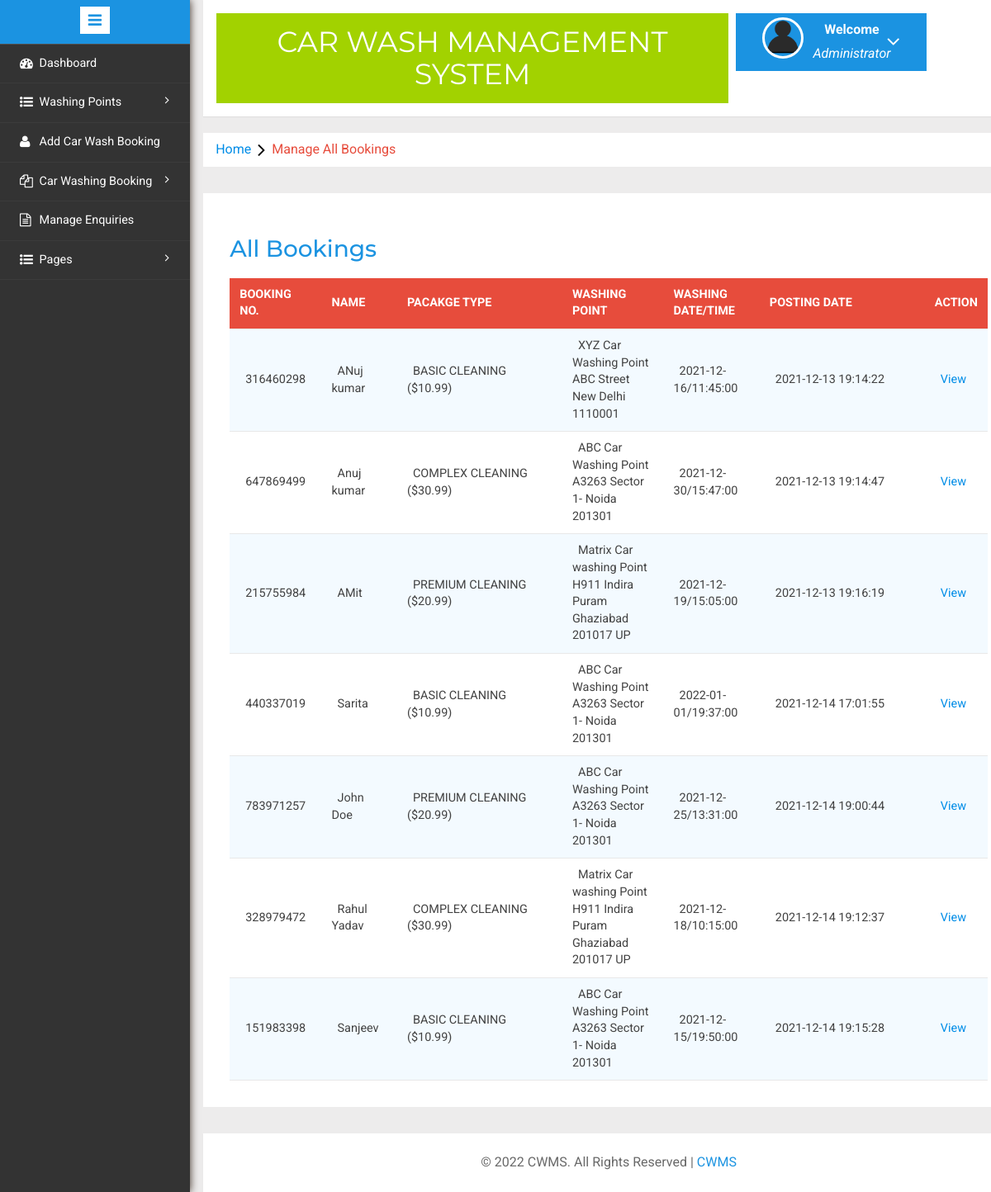
The app's page /admin/all-bookings.php (signed in) with its own data.
### tables this page shows
CREATE TABLE `tblcarwashbooking` (
  `id` int(11) NOT NULL,
  `bookingId` bigint(10) DEFAULT NULL,
  `packageType` varchar(120) DEFAULT NULL,
  `carWashPoint` int(11) DEFAULT NULL,
  `fullName` varchar(150) DEFAULT NULL,
  `mobileNumber` bigint(12) DEFAULT NULL,
  `washDate` date DEFAULT NULL,
  `washTime` time DEFAULT NULL,
  `message` mediumtext DEFAULT NULL,
  `status` varchar(120) DEFAULT NULL,
  `adminRemark` mediumtext DEFAULT NULL,
  `paymentMode` varchar(120) DEFAULT NULL,
  `txnNumber` varchar(120) DEFAULT NULL,
  `postingDate` timestamp NULL DEFAULT current_timestamp(),
  `lastUpdationDate` timestamp NULL DEFAULT NULL ON UPDATE current_timestamp()
);

CREATE TABLE `tblwashingpoints` (
  `id` int(11) NOT NULL,
  `washingPointName` varchar(255) DEFAULT NULL,
  `washingPointAddress` varchar(255) DEFAULT NULL,
  `contactNumber` bigint(20) DEFAULT NULL,
  `creationDate` timestamp NOT NULL DEFAULT current_timestamp()
);

### admin/all-bookings.php (the view, shortened to what this page needs)
<?php
include('includes/config.php');
if(strlen($_SESSION['alogin'])==0)
	{
header('location:index.php');
}
else{
	?>
<!DOCTYPE HTML>
<html>
<head>
<link href="css/bootstrap.min.css" rel='stylesheet' type='text/css' />
<link href="css/style.css" rel='stylesheet' type='text/css' />
<link rel="stylesheet" href="css/morris.css" type="text/css"/>
<link href="css/font-awesome.css" rel="stylesheet">
<link rel="stylesheet" type="text/css" href="css/table-style.css" />
<link rel="stylesheet" type="text/css" href="css/basictable.css" />
<link rel="stylesheet" href="css/icon-font.min.css" type='text/css' />
</head>
<body>
   <div class="page-container">
<div class="left-content">
	   <div class="mother-grid-inner">
				<?php include('includes/header.php');?>
				</div>
<ol class="breadcrumb">
                <li class="breadcrumb-item"><a href="dashboard.php">Home</a><i class="fa fa-angle-right"></i>Manage All Bookings</li>
            </ol>
<div class="agile-grids">
				<div class="agile-tables">
					<div class="w3l-table-info">
					  <h2>All Bookings</h2>
					    <table id="table">
						<thead>
						  <tr>
						  <th>Booking No.</th>
							<th>Name</th>
							<th width="200">Pacakge Type</th>
							<th>Washing Point </th>
							<th>Washing Date/Time </th>
							<th width="200">Posting date </th>
							<th>Action </th>
						  </tr>
						</thead>
						<tbody>
<?php $sql = "SELECT *,tblcarwashbooking.id as bid from tblcarwashbooking
join tblwashingpoints on tblwashingpoints.id=tblcarwashbooking.carWashPoint";
$query = $dbh -> prepare($sql);
$query->execute();
$results=$query->fetchAll(PDO::FETCH_OBJ);
if($query->rowCount() > 0)
{
foreach($results as $result)
{				?>
						  <tr>
							<td><?php echo htmlentities($result->bookingId);?></td>
							<td><?php echo htmlentities($result->fullName);?></td>
								<td width="50">
								<?php $ptype=$result->packageType;
if($ptype==1): echo "BASIC CLEANING ($10.99)";endif;
if($ptype==2): echo "PREMIUM CLEANING ($20.99)";endif;
if($ptype==3): echo "COMPLEX CLEANING ($30.99)";endif;
							?></td>
							<td><?php echo htmlentities($result->washingPointName	);?><br />
								<?php echo htmlentities($result->washingPointAddress);?></td>
							<td><?php echo htmlentities($result->washDate."/".$result->washTime);?></td>
								<td><?php echo htmlentities($result->postingDate);?></td>
<td><a href="booking-details.php?bid=<?php echo htmlentities($result->bid);?>&&bookingid=<?php echo htmlentities($result->bookingId);?>">View</a>
</td>
<?php } ?>
</tr>
						 <?php } else { ?>
						 	<tr>
						 		<td colspan="6" style="color:red;">No Record found</td>
						 	</tr>
						 <?php } ?>
						</tbody>
					  </table>
					</div>
			</div>
<?php include('includes/footer.php');?>
</div>
</div>
						<?php include('includes/sidebarmenu.php');?>
							</div>
</body>
</html>
<?php } ?>

### admin/includes/header.php (shortened to what this page needs)
<div class="header-main">
					<div class="logo-w3-agile">
								<h1><a href="dashboard.php">Car Wash Management System</a></h1>
							</div>
						<div class="profile_details w3l">
								<ul>
									<li class="dropdown profile_details_drop">
										<a href="#" class="dropdown-toggle" data-toggle="dropdown" aria-expanded="false">
											<div class="profile_img">
												<span class="prfil-img"><img src="images/User-icon.png" alt=""> </span>
												<div class="user-name">
													<p>Welcome</p>
													<span>Administrator</span>
												</div>
												<i class="fa fa-angle-down"></i>
												<div class="clearfix"></div>
											</div>
										</a>
									</li>
								</ul>
							</div>
				</div>

### admin/includes/footer.php
<div class="copyrights">
	 <p>© <?php echo date('Y');?> CWMS. All Rights Reserved |  <a href="#">CWMS</a> </p>
</div>

### admin/includes/sidebarmenu.php (shortened to what this page needs)
<div class="sidebar-menu">
					<header class="logo1">
						<a href="#" class="sidebar-icon"> <span class="fa fa-bars"></span> </a>
					</header>
                           <div class="menu">
									<ul id="menu" >
										<li><a href="dashboard.php"><i class="fa fa-tachometer"></i> <span>Dashboard</span><div class="clearfix"></div></a></li>
									 <li id="menu-academico" ><a href="#"><i class="fa fa-list-ul" aria-hidden="true"></i><span>Washing Points</span> <span class="fa fa-angle-right" style="float: right"></span><div class="clearfix"></div></a>
										</li>
	<li><a href="add-booking.php"><i class="fa fa-user" aria-hidden="true"></i>  <span>Add Car Wash Booking</span><div class="clearfix"></div></a></li>
		 <li id="menu-academico" ><a href="#"><i class="fa fa-files-o" aria-hidden="true"></i><span>Car Washing Booking</span> <span class="fa fa-angle-right" style="float: right"></span><div class="clearfix"></div></a>
										</li>
									<li><a href="manage-enquires.php"><i class="fa fa-file-text-o" aria-hidden="true"></i>  <span>Manage Enquiries</span><div class="clearfix"></div></a></li>
		 <li id="menu-academico" ><a href="#"><i class="fa fa-list-ul" aria-hidden="true"></i><span>Pages</span> <span class="fa fa-angle-right" style="float: right"></span><div class="clearfix"></div></a>
										</li>
								  </ul>
								</div>
							  </div>

### admin/css/table-style.css (style rules this page uses)
table { background: white; border-collapse: collapse; margin: 1.25em 0 0; width: 100%; }
table tr, table th, table td { border: none; border-bottom: 1px solid #e8e8e8; font-size: .95em; }
table th, table td { padding: 10px 12px; text-align: left; }
table th { background: #e74c3c; color: #fff; text-transform: uppercase; }
table tr td { background: #f3faff; color: #424242; }
table tr:nth-of-type(2n+2) td { background: #ffffff; }
table { width: 100%; }

### records on screen
tblcarwashbooking: bookingId "316460298", fullName "ANuj kumar", packageType "BASIC CLEANING ($10.99)", carWashPoint.washingPointName "XYZ Car Washing Point", carWashPoint.washingPointAddress "ABC Street New Delhi 1110001", washDate+washTime "2021-12-16/11:45:00", postingDate "2021-12-13 19:14:22"
tblcarwashbooking: bookingId "647869499", fullName "Anuj kumar", packageType "COMPLEX CLEANING ($30.99)", carWashPoint.washingPointName "ABC Car Washing Point", carWashPoint.washingPointAddress "A3263 Sector 1- Noida 201301", washDate+washTime "2021-12-30/15:47:00", postingDate "2021-12-13 19:14:47"
tblcarwashbooking: bookingId "215755984", fullName "AMit", packageType "PREMIUM CLEANING ($20.99)", carWashPoint.washingPointName "Matrix Car washing Point", carWashPoint.washingPointAddress "H911 Indira Puram Ghaziabad 201017 UP", washDate+washTime "2021-12-19/15:05:00", postingDate "2021-12-13 19:16:19"
tblcarwashbooking: bookingId "440337019", fullName "Sarita", packageType "BASIC CLEANING ($10.99)", carWashPoint.washingPointName "ABC Car Washing Point", carWashPoint.washingPointAddress "A3263 Sector 1- Noida 201301", washDate+washTime "2022-01-01/19:37:00", postingDate "2021-12-14 17:01:55"
tblcarwashbooking: bookingId "783971257", fullName "John Doe", packageType "PREMIUM CLEANING ($20.99)", carWashPoint.washingPointName "ABC Car Washing Point", carWashPoint.washingPointAddress "A3263 Sector 1- Noida 201301", washDate+washTime "2021-12-25/13:31:00", postingDate "2021-12-14 19:00:44"
tblcarwashbooking: bookingId "328979472", fullName "Rahul Yadav", packageType "COMPLEX CLEANING ($30.99)", carWashPoint.washingPointName "Matrix Car washing Point", carWashPoint.washingPointAddress "H911 Indira Puram Ghaziabad 201017 UP", washDate+washTime "2021-12-18/10:15:00", postingDate "2021-12-14 19:12:37"
tblcarwashbooking: bookingId "151983398", fullName "Sanjeev", packageType "BASIC CLEANING ($10.99)", carWashPoint.washingPointName "ABC Car Washing Point", carWashPoint.washingPointAddress "A3263 Sector 1- Noida 201301", washDate+washTime "2021-12-15/19:50:00", postingDate "2021-12-14 19:15:28"
